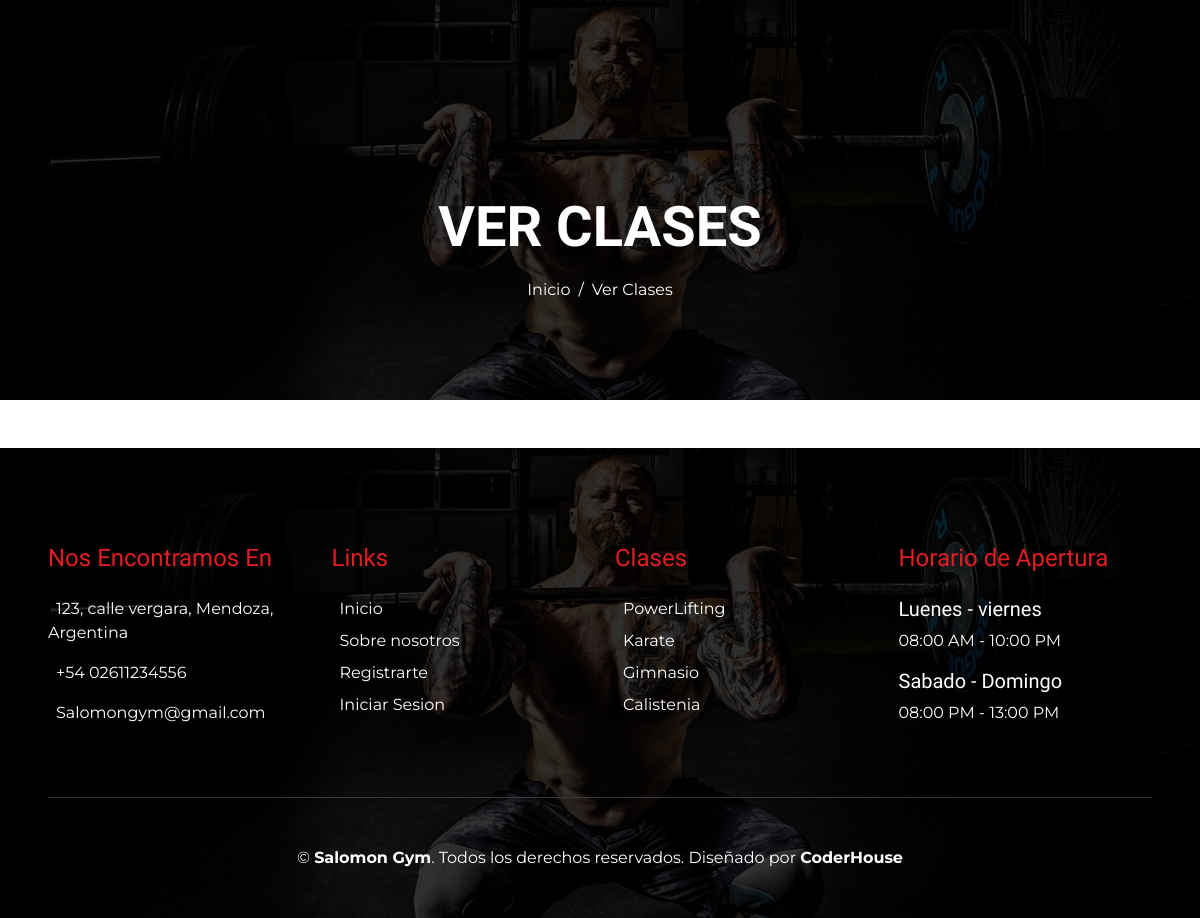
Page /mostrar_clases/ on the earlier database version.
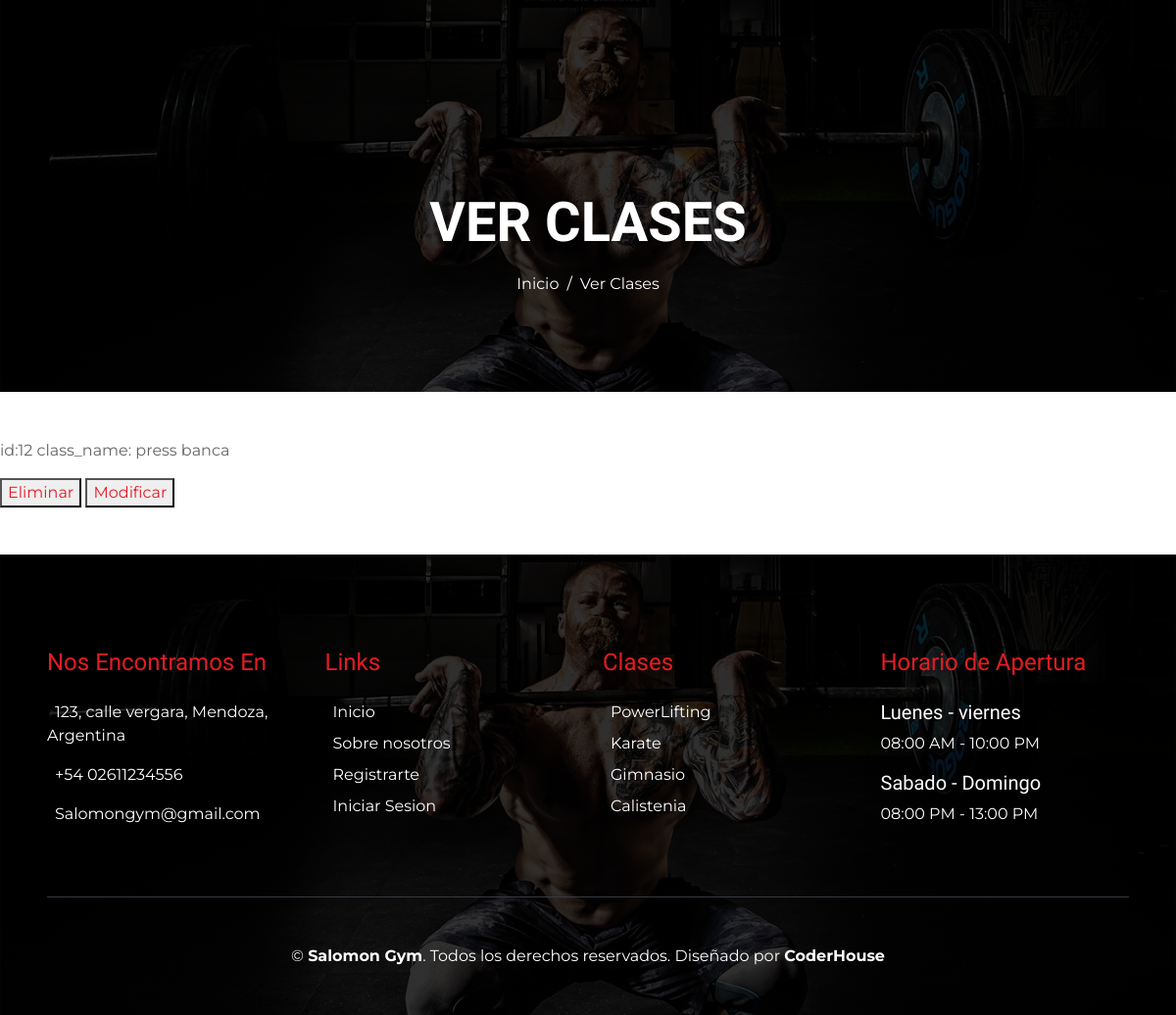
Same page on the later database version.
### Appundercoder/models.py (models this page shows)
class ClaseGym(models.Model):
    class_name= models.CharField(max_length=50)
    fecha= models.DateTimeField(auto_now_add=True)
    def __str__(self):
        return f' class_name: {self.class_name}'

### Appundercoder/views.py (the view)
# urls.py: path('mostrar_clases/',mostrarclases, name='mostrarclase'),
def mostrarclases(request):
   clase = ClaseGym.objects.all
   context = {'clases': clase}
   return render(request, 'mostrarclases.html', context=context)

### templates/mostrarclases.html (shortened to what this page needs)
{% load static %}
<head>
    <link href="{%static "lib/flaticon/font/flaticon.css" %} rel="stylesheet">
    <link href="{% static "css/style.min.css" %}" rel="stylesheet">
</head>
<body class="bg-white">
<div class="container-fluid page-header mb-5">
    <div class="d-flex flex-column align-items-center justify-content-center pt-0 pt-lg-5" style="min-height: 400px">
        <h4 class="display-4 mb-3 mt-0 mt-lg-5 text-white text-uppercase font-weight-bold">Ver Clases</h4>
        <div class="d-inline-flex">
            <p class="m-0 text-white"><a class="text-white" href="{% url 'mostrar' %}">Inicio</a></p>
            <p class="m-0 text-white px-2">/</p>
            <p class="m-0 text-white">Ver Clases</p>
        </div>
    </div>
</div>
{% for clase in clases%}
<p>
    id:{{clase.id}}
    {{clase}}
</p>
<button>
        <a href="{% url 'Eliminar ClaseGym' clase_id=clase.id %}">Eliminar</a>
</button>
<button>
    <a href="{% url 'Actualizar ClaseGym' clase_id=clase.id %}">Modificar</a>
</button>
{% endfor %}
<div class="footer container-fluid mt-5 py-5 px-sm-3 px-md-5 text-white">
    <div class="row pt-5">
        <div class="col-lg-3 col-md-6 mb-5">
            <h4 class="text-primary mb-4">Nos Encontramos En</h4>
            <p>123, calle vergara, Mendoza, Argentina</p>
            <p>+54 02611234556</p>
            <p>Salomongym@gmail.com</p>
        </div>
        <div class="col-lg-3 col-md-6 mb-5">
            <h4 class="text-primary mb-4">Links</h4>
            <div class="d-flex flex-column justify-content-start">
                <a class="text-white mb-2" href="{% url 'mostrar' %}">Inicio</a>
                <a class="text-white mb-2" href="{% url 'nosotros' %}">Sobre nosotros</a>
                <a class="text-white mb-2" href="{% url 'registrar' %}">Registrarte</a>
                <a class="text-white mb-2" href="{% url 'iniciarsesion' %}">Iniciar Sesion</a>
            </div>
        </div>
        <div class="col-lg-3 col-md-6 mb-5">
            <h4 class="text-primary mb-4">Clases</h4>
            <div class="d-flex flex-column justify-content-start">
                <a class="text-white mb-2" >PowerLifting</a>
                <a class="text-white mb-2" >Karate</a>
                <a class="text-white mb-2" >Gimnasio</a>
                <a class="text-white mb-2" >Calistenia</a>
            </div>
        </div>
        <div class="col-lg-3 col-md-6 mb-5">
            <h4 class="text-primary mb-4">Horario de Apertura</h4>
            <h5 class="text-white">Luenes - viernes</h5>
            <p>08:00 AM - 10:00 PM</p>
            <h5 class="text-white">Sabado - Domingo</h5>
            <p>08:00 PM - 13:00 PM</p>
        </div>
    </div>
    <div class="container border-top border-dark pt-5">
        <p class="m-0 text-center text-white">
            &copy; <a class="text-white font-weight-bold" href="#">Salomon Gym</a>. Todos los derechos reservados. Diseñado por
            <a class="text-white font-weight-bold" href="https://plataforma.coderhouse.com/cursos">CoderHouse</a>
        </p>
    </div>
</div>

Differences in the rows shown:
added ClaseGym: id "12", class_name "class_name: press banca"
